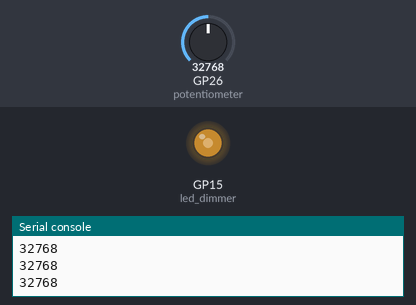
The program below on a simulated Raspberry Pi Pico running MicroPython. Shown: output pins drawn as LEDs (lit = HIGH), the last lines printed to the serial console. The test bench sets the inputs (shaded band); at power-on: GP26 (potentiometer) = 32768 (analog values on the 0–65535 scale).

Above: at 1.3 s.
1.4 s: GP26 (potentiometer) set to 45874
At 1.9 s:
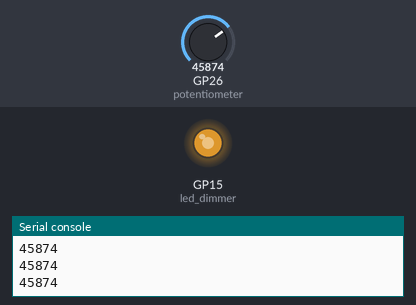
2.9 s: GP26 (potentiometer) set to 57670
At 4.1 s:
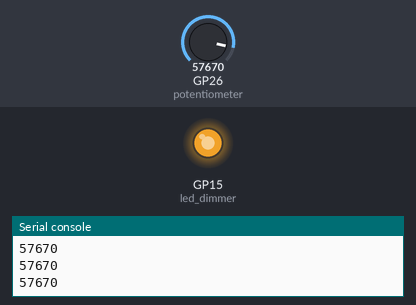
4.4 s: GP26 (potentiometer) set to 7864
At 5.6 s:
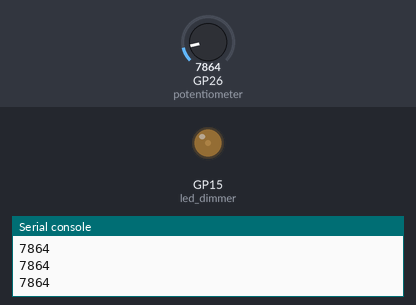
5.9 s: GP26 (potentiometer) set to 0
At 6.8 s:
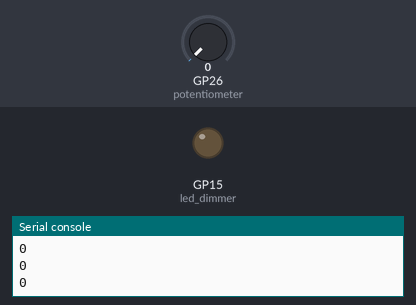
Timing chart, 0 to 8.4 s (numbered marks = the images above; inputs shaded):
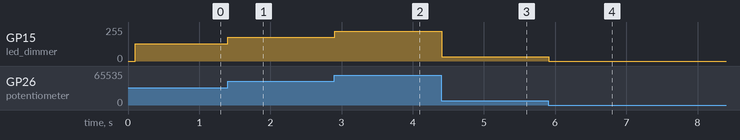

The program:

led_dimmer_potentiometer.py
```python
from machine import Pin, PWM, ADC
import time

time.sleep(0.1) # Wait for USB to become ready

potentiometer = ADC(Pin(26))
led_dimmer = PWM(Pin(15,1))
led_dimmer.freq(1000)

while True:
    print(potentiometer.read_u16())
    led_dimmer.duty_u16(potentiometer.read_u16())
    time.sleep(.1)
```

Measured:
- after the input at 1.4 s, GP15 (led_dimmer): 128/255 → 178/255 at once
- after the input at 2.9 s, GP15 (led_dimmer): 178/255 → 224/255 at once
- after the input at 4.4 s, GP15 (led_dimmer): 224/255 → 31/255 at once
- after the input at 5.9 s, GP15 (led_dimmer): 31/255 → 0/255 at once
